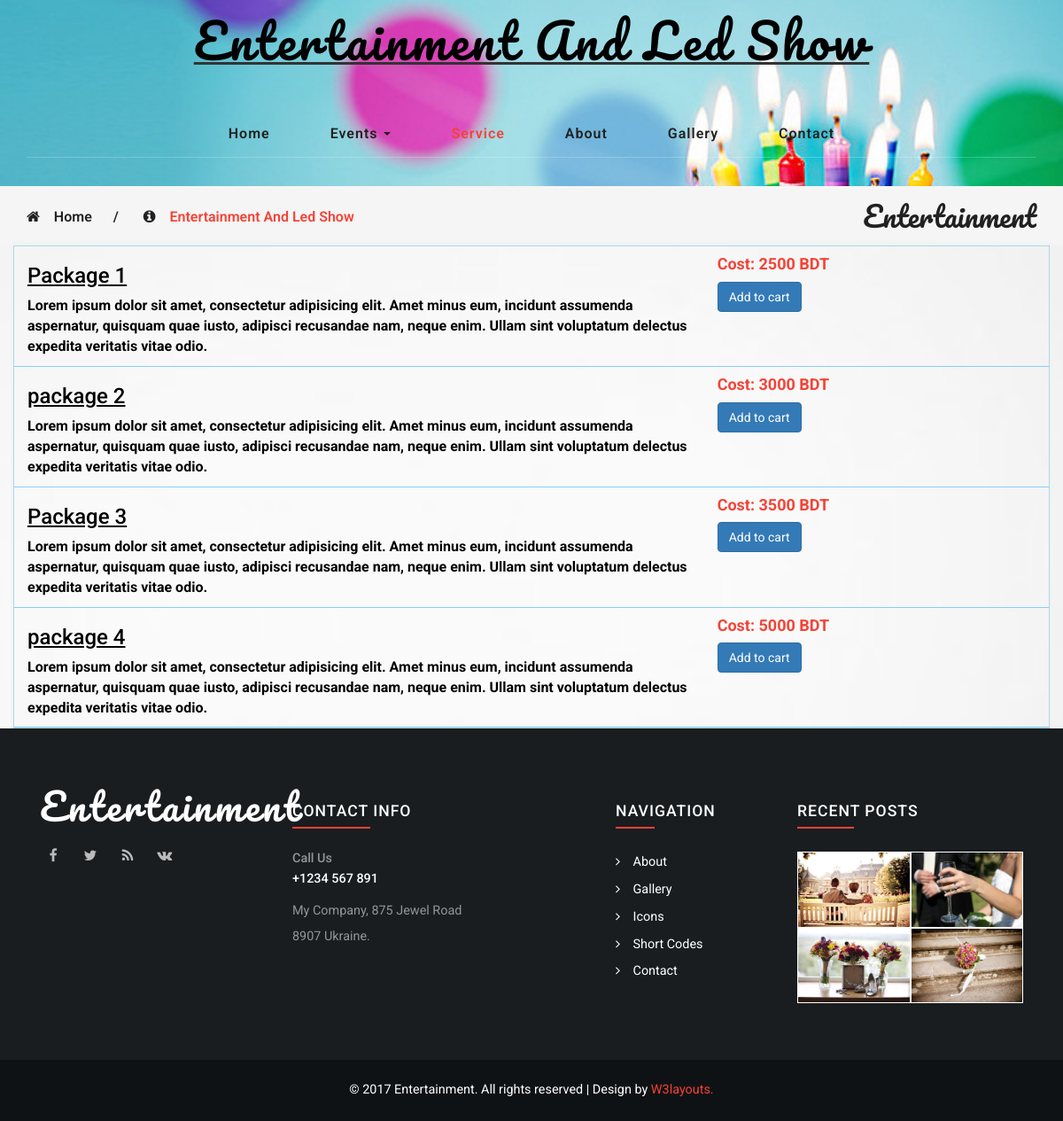
The app's page /birthday/entertainment.php with its own data.
### tables this page shows
CREATE TABLE `entertainment` (
  `id` int(11) NOT NULL,
  `name` varchar(100) NOT NULL,
  `price` decimal(10,0) NOT NULL,
  `image` varchar(255) NOT NULL,
  `description` text NOT NULL
);

### birthday/entertainment.php (the view, shortened to what this page needs)
<?php require '../db.php'; ?>
<!DOCTYPE html>
<html lang="en">
<head>
<link href="css/bootstrap.css" rel="stylesheet" type="text/css" media="all" />
<link rel="stylesheet" href="css/style.css" type="text/css" media="all" />
<link href="css/font-awesome.css" rel="stylesheet">
</head>
<body>
	<div class="banner">
		<div class="header">
			<div class="container">
				<div class="header-left">
					<div class="w3layouts-logo">
						<h1 class="aac">
							<a href="entertainment.php">Entertainment And Led Show</a>
						</h1>
					</div>
				</div>
			</div>
		</div>
		<div class="header-bottom agileinfo-header-bottom">
			<div class="container">
				<div class="top-nav">
						<nav class="navbar navbar-default">
							<div class="collapse navbar-collapse" id="bs-example-navbar-collapse-1">
								<ul class="nav navbar-nav">
									<li><a href="index.php">Home</a></li>
									<li class="dropdown">
										<a href="codes.php" class="dropdown-toggle" data-hover="Pages" data-toggle="dropdown">Events <b class="caret"></b></a>
									</li>
									<li><a class="active" href="service.php">Service</a></li>
									<li><a href="about.php">About</a></li>
									<li><a href="gallery.php">Gallery</a></li>
									<li><a href="contact.php">Contact</a></li>
								</ul>
							</div>
						</nav>
				</div>
			</div>
		</div>
	</div>
	<div class="breadcrumbs">
		<div class="container">
			<div class="w3layouts_breadcrumbs_left">
				<ul>
					<li><i class="fa fa-home" aria-hidden="true"></i><a href="index.php">Home</a><span>/</span></li>
					<li><i class="fa fa-info-circle" aria-hidden="true"></i>Entertainment And Led Show</li>
				</ul>
			</div>
			<div class="w3layouts_breadcrumbs_right">
				<h2>Entertainment</h2>
			</div>
			<div class="clearfix"> </div>
		</div>
	</div>
	<div class="agile-ser">
		<div class="container">
			<?php $sql="SELECT * FROM entertainment WHERE 1";
			$result=mysqli_query($con, $sql);
			if ($result->num_rows) {
				while ($row=mysqli_fetch_assoc($result)) {?>
				<div class="row">
				<div class="col-md-8">
					<h3 class="bb"><?php echo $row['name']; ?></h3>
					<p class="aa"><?php echo $row['description']; ?></p>
				</div>
				<div class="col-md-4">
					<h4 class="cc"><strong>Cost: <?php echo $row['price']; ?> BDT</strong></h4>
					<a href="" class="btn btn-primary">Add to cart</a>
				</div>
			</div>
			<?php	}
			}?>
		</div>
	</div>
	<div class="footer">
		<div class="container">
			<div class="w3agile_footer_grids">
				<div class="col-md-3 agileinfo_footer_grid">
					<div class="agileits_w3layouts_footer_logo">
						<h5><a href="index.php">Entertainment</a></h5>
						<div class="agileinfo-social-grids">
							<ul>
								<li><a href="#"><i class="fa fa-facebook"></i></a></li>
								<li><a href="#"><i class="fa fa-twitter"></i></a></li>
								<li><a href="#"><i class="fa fa-rss"></i></a></li>
								<li><a href="#"><i class="fa fa-vk"></i></a></li>
							</ul>
						</div>
					</div>
				</div>
				<div class="col-md-4 agileinfo_footer_grid">
					<h3>Contact Info</h3>
					<h4>Call Us <span>+1234 567 891</span></h4>
					<p>My Company, 875 Jewel Road <span>8907 Ukraine.</span></p>
				</div>
				<div class="col-md-2 agileinfo_footer_grid agileinfo_footer_grid1">
					<h3>Navigation</h3>
					<ul class="w3layouts_footer_nav">
						<li><a href="about.php"><i class="fa fa-angle-right" aria-hidden="true"></i>About</a></li>
						<li><a href="gallery.php"><i class="fa fa-angle-right" aria-hidden="true"></i>Gallery</a></li>
						<li><a href="icons.php"><i class="fa fa-angle-right" aria-hidden="true"></i>Icons</a></li>
						<li><a href="codes.php"><i class="fa fa-angle-right" aria-hidden="true"></i>Short Codes</a></li>
						<li><a href="contact.php"><i class="fa fa-angle-right" aria-hidden="true"></i>Contact</a></li>
					</ul>
				</div>
				<div class="col-md-3 agileinfo_footer_grid">
					<h3>Recent Posts</h3>
					<div class="agileinfo_footer_grid_left">
						<a href="single.php"><img src="images/6.jpg" alt=" " class="img-responsive" /></a>
					</div>
					<div class="agileinfo_footer_grid_left">
						<a href="single.php"><img src="images/2.jpg" alt=" " class="img-responsive" /></a>
					</div>
					<div class="agileinfo_footer_grid_left">
						<a href="single.php"><img src="images/7.jpg" alt=" " class="img-responsive" /></a>
					</div>
					<div class="agileinfo_footer_grid_left">
						<a href="single.php"><img src="images/3.jpg" alt=" " class="img-responsive" /></a>
					</div>
					<div class="clearfix"> </div>
				</div>
				<div class="clearfix"> </div>
			</div>
		</div>
		<div class="w3_agileits_footer_copy">
			<div class="container">
				<p>© 2017 Entertainment. All rights reserved | Design by <a href="http://w3layouts.com">W3layouts.</a></p>
			</div>
		</div>
	</div>
</body>
</html>

### birthday/css/style.css (style rules this page uses)
body a { transition: 0.5s all; -webkit-transition: 0.5s all; -o-transition: 0.5s all; -moz-transition: 0.5s all; -ms-transition: 0.5s all; }
html, body { font-size: 100%; font-family: 'Roboto', sans-serif; }
body { background:#FFFFFF; }
.banner { background:url(../images/1.jpg) no-repeat 0px 0px; background-size:cover; }
.header { padding: 1em 0; }
.header-left { text-align: center; }
.w3layouts-logo h1 { margin: 0; }
.w3layouts-logo h1 a { color: black; font-size: 1.5em; text-decoration: none; font-family: 'Pacifico', cursive; letter-spacing: 3px; }
.top-nav { margin: 2em 0 0 0; border-bottom: solid 1px rgba(255, 255, 255, 0.2); }
.top-nav ul { padding: 0; margin: 0; }
.top-nav ul li { display: inline-block; float:none; }
.top-nav ul li:nth-child(6) { margin-right:0; }
ul.nav.navbar-nav { float: none; text-align: center; background: none; }
.navbar-default { background: none; border: none; margin: 0; }
.navbar { min-height: 0; }
.top-nav ul li a { color: #212121 !important; font-size: 1em; margin: 0; padding: 1em 2em; text-decoration: none; font-weight: 600; letter-spacing: 1px; border-right: none; }
.top-nav ul li a.active { color: #F44336 !important; background: none; }
.footer { background:#191d20; padding:4em 0 0; }
.agileits_w3layouts_footer_logo h5 { margin: 0; }
.agileits_w3layouts_footer_logo h5 a { color: #FFFFFF; font-size: 3em; text-decoration: none; font-family: 'Pacifico', cursive; letter-spacing: 3px; }
.agileinfo-social-grids { margin:1em 0 0 0; }
.agileinfo-social-grids ul { padding:0; margin:0; }
.agileinfo-social-grids ul li { display: inline-block; margin: 0 .5em 0 0; }
.agileinfo-social-grids ul li a { color: #FFFFFF; text-align: center; }
.agileinfo-social-grids ul li a i.fa { height: 30px; width: 30px; border: solid 2px #191d20; line-height: 29px; background: none; color: #bbbbbb; transition: 0.5s all; -webkit-transition: 0.5s all; -moz-transition: 0.5s all; -o-transition: 0.5s all; -ms-transition: 0.5s all; }
.agileinfo_footer_grid h4 { font-size: .9em; color: #959595; margin: 0; }
.agileinfo_footer_grid h4 span { display: block; font-size: 1em; margin: .5em 0 0 0; color: #FFFFFF; }
.agileinfo_footer_grid p { margin: 1em 0; color: #959595; line-height: 2em; font-size: .9em; }
.agileinfo_footer_grid p span { display:block; }
.agileinfo_footer_grid ul.w3layouts_footer_nav { padding:0; }
.agileinfo_footer_grid ul.w3layouts_footer_nav li { list-style-type: none; margin: 0 0 .5em; }
.w3layouts_footer_nav li i { padding-right:1em; color:#fff; }
.agileinfo_footer_grid ul.w3layouts_footer_nav li a { font-size: .9em; text-decoration: none; color: #fff; text-transform: capitalize; }
.agileinfo_footer_grid_left { float:left; width:50%; border: 1px solid #fff; }
.agileinfo_footer_grid1 { padding-left: 0; }
.agileinfo_footer_grid h3 { font-size: 1.1em; color: #fff; padding-bottom: .5em; position: relative; margin-bottom: 1.5em; text-transform: uppercase; letter-spacing: 1px; }
.agileinfo_footer_grid h3:after { content: ''; background: #F44336; width: 25%; height: 2px; position: absolute; bottom: 0%; left: 0%; }
.w3_agileits_footer_copy { background: #0f1215; padding: 1.5em 0; text-align: center; margin: 4em 0 0; }
.w3_agileits_footer_copy p { color: #fff; margin: 0; font-size: .9em; }
.w3_agileits_footer_copy p a { color: #F44336; text-decoration: none; }
.agileinfo-header-bottom { padding: 0 0 2em 0; }
.breadcrumbs { padding:1em 0; background:#f5f5f5; }
.w3layouts_breadcrumbs_left { float:left; margin-top: .5em; }
.w3layouts_breadcrumbs_left ul { padding:0; margin:0; }
.w3layouts_breadcrumbs_left ul li { display: inline-block; color: #F44336; font-weight: 600; }
.w3layouts_breadcrumbs_left ul li span { padding:0 1.5em; color:#212121; }
.w3layouts_breadcrumbs_left ul li i { padding-right:1em; color: #212121; }
.w3layouts_breadcrumbs_left ul li a { color: #212121; text-decoration: none; }
.w3layouts_breadcrumbs_right { float:right; }
.w3layouts_breadcrumbs_right h2 { font-size: 2em; color: #212121; margin: 0; font-family: 'Pacifico', cursive; }

### records on screen
entertainment: name "Package 1", description "Lorem ipsum dolor sit amet, consectetur adipisicing elit. Amet minus eum, incidunt assumenda aspernatur, quisquam quae iusto, adipisci recusandae nam, neque enim. Ullam sint voluptatum delectus expedita veritatis vitae odio.", price "2500"
entertainment: name "package 2", description "Lorem ipsum dolor sit amet, consectetur adipisicing elit. Amet minus eum, incidunt assumenda aspernatur, quisquam quae iusto, adipisci recusandae nam, neque enim. Ullam sint voluptatum delectus expedita veritatis vitae odio.", price "3000"
entertainment: name "Package 3", description "Lorem ipsum dolor sit amet, consectetur adipisicing elit. Amet minus eum, incidunt assumenda aspernatur, quisquam quae iusto, adipisci recusandae nam, neque enim. Ullam sint voluptatum delectus expedita veritatis vitae odio.", price "3500"
entertainment: name "package 4", description "Lorem ipsum dolor sit amet, consectetur adipisicing elit. Amet minus eum, incidunt assumenda aspernatur, quisquam quae iusto, adipisci recusandae nam, neque enim. Ullam sint voluptatum delectus expedita veritatis vitae odio.", price "5000"
